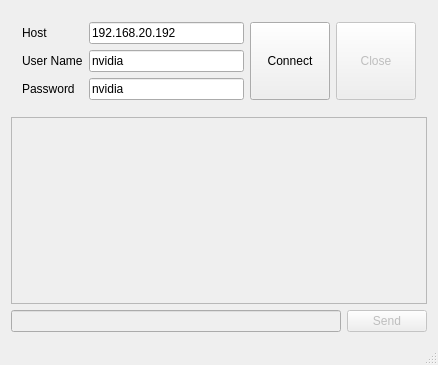
<?xml version="1.0" encoding="UTF-8"?>
<ui version="4.0">
 <class>MainWindow</class>
 <widget class="QMainWindow" name="MainWindow">
  <property name="geometry">
   <rect>
    <x>0</x>
    <y>0</y>
    <width>438</width>
    <height>365</height>
   </rect>
  </property>
  <property name="windowTitle">
   <string>MainWindow</string>
  </property>
  <widget class="QWidget" name="centralWidget">
   <layout class="QVBoxLayout" name="verticalLayout_2">
    <item>
     <layout class="QVBoxLayout" name="verticalLayout">
      <item>
       <widget class="QWidget" name="widget" native="true">
        <layout class="QGridLayout" name="gridLayout_2">
         <item row="0" column="0">
          <layout class="QGridLayout" name="gridLayout">
           <item row="1" column="1">
            <widget class="QLineEdit" name="textUserName">
             <property name="text">
              <string>nvidia</string>
             </property>
            </widget>
           </item>
           <item row="2" column="1">
            <widget class="QLineEdit" name="textPassword">
             <property name="text">
              <string>nvidia</string>
             </property>
            </widget>
           </item>
           <item row="1" column="0">
            <widget class="QLabel" name="label">
             <property name="text">
              <string>User Name</string>
             </property>
            </widget>
           </item>
           <item row="2" column="0">
            <widget class="QLabel" name="label_2">
             <property name="text">
              <string>Password</string>
             </property>
            </widget>
           </item>
           <item row="0" column="1">
            <widget class="QLineEdit" name="textHost">
             <property name="text">
              <string>192.168.20.192</string>
             </property>
            </widget>
           </item>
           <item row="0" column="0">
            <widget class="QLabel" name="label_3">
             <property name="text">
              <string>Host</string>
             </property>
            </widget>
           </item>
           <item row="0" column="2" rowspan="3">
            <widget class="QPushButton" name="connectBtn">
             <property name="sizePolicy">
              <sizepolicy hsizetype="Minimum" vsizetype="Expanding">
               <horstretch>0</horstretch>
               <verstretch>0</verstretch>
              </sizepolicy>
             </property>
             <property name="text">
              <string>Connect</string>
             </property>
            </widget>
           </item>
           <item row="0" column="3" rowspan="3">
            <widget class="QPushButton" name="closeBtn">
             <property name="enabled">
              <bool>false</bool>
             </property>
             <property name="sizePolicy">
              <sizepolicy hsizetype="Minimum" vsizetype="Expanding">
               <horstretch>0</horstretch>
               <verstretch>0</verstretch>
              </sizepolicy>
             </property>
             <property name="text">
              <string>Close</string>
             </property>
            </widget>
           </item>
          </layout>
         </item>
        </layout>
       </widget>
      </item>
      <item>
       <widget class="QTextEdit" name="logText">
        <property name="enabled">
         <bool>false</bool>
        </property>
       </widget>
      </item>
      <item>
       <layout class="QHBoxLayout" name="horizontalLayout">
        <item>
         <widget class="QLineEdit" name="textSend">
          <property name="enabled">
           <bool>false</bool>
          </property>
         </widget>
        </item>
        <item>
         <widget class="QPushButton" name="sendBtn">
          <property name="enabled">
           <bool>false</bool>
          </property>
          <property name="text">
           <string>Send</string>
          </property>
         </widget>
        </item>
       </layout>
      </item>
     </layout>
    </item>
   </layout>
  </widget>
  <widget class="QStatusBar" name="statusBar"/>
 </widget>
 <layoutdefault spacing="6" margin="11"/>
 <tabstops>
  <tabstop>textHost</tabstop>
  <tabstop>textUserName</tabstop>
  <tabstop>textPassword</tabstop>
  <tabstop>connectBtn</tabstop>
  <tabstop>logText</tabstop>
  <tabstop>textSend</tabstop>
  <tabstop>sendBtn</tabstop>
 </tabstops>
 <resources/>
 <connections/>
</ui>
